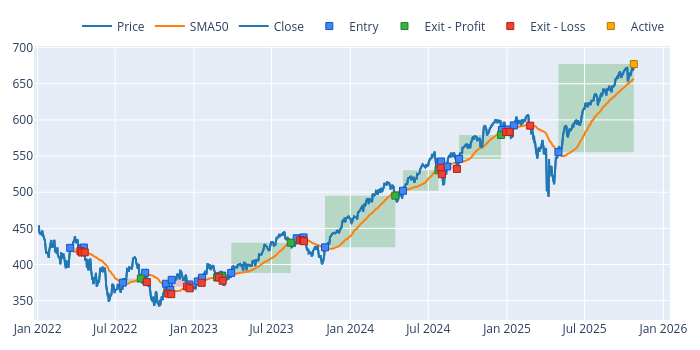

This figure's notebook cell:
### Code cell
# Plot the closing price first to create the base figure
fig = data["Close"].vbt.plot(trace_kwargs=dict(name="Price"))

# Add the SMA50 indicator to the same figure
data["SMA50"].vbt.plot(fig=fig, trace_kwargs=dict(name="SMA50"))

# Add the buy/sell signals from the portfolio to the figure
portfolio.positions.plot(fig=fig)

fig.show()

### Figure 1 — Plotly figure (JSON) as saved in the notebook; plotly's stock layout.template omitted (floating-point values rounded to 4 significant figures; data arrays with more than 128 entries replaced by an {"elided": "..."} marker saying what was removed)
{"data": [{"name": "Price", "showlegend": true, "type": "scatter", "uid": "04f0f332-0db6-4e2f-907f-30569441c625", "x": {"elided": "957 str values"}, "y": {"elided": "957 float values"}}, {"name": "SMA50", "showlegend": true, "type": "scatter", "uid": "8ec71d14-422b-47d5-98cd-6fd25de7df13", "x": {"elided": "957 str values"}, "y": {"elided": "957 float values"}}, {"line": {"color": "#1f77b4"}, "name": "Close", "showlegend": true, "type": "scatter", "uid": "6f1799d8-00eb-4534-bc61-53e8d7936010", "x": {"elided": "957 str values"}, "y": {"elided": "957 float values"}}, {"customdata": [[0, 236.4, 0, "Long"], [1, 234.6, 0, "Long"], [2, 230.8, 0, "Long"], [3, 256.6, 0, "Long"], [4, 251.3, 0, "Long"], [5, 252.9, 0, "Long"], [6, 249.5, 0, "Long"], [7, 236.5, 0, "Long"], [8, 234.7, 0, "Long"], [9, 228.8, 0, "Long"], [10, 224.6, 0, "Long"], [11, 223.8, 0, "Long"], [12, 223.0, 0, "Long"], [13, 222.6, 0, "Long"], [14, 216.3, 0, "Long"], [15, 213.3, 0, "Long"], [16, 212.3, 0, "Long"], [17, 210.2, 0, "Long"], [18, 214.4, 0, "Long"], [19, 211.5, 0, "Long"], [20, 209.2, 0, "Long"], [21, 205.8, 0, "Long"], [22, 201.7, 0, "Long"], [23, 196.6, 0, "Long"], [24, 194.3, 0, "Long"], [25, 193.1, 0, "Long"], [26, 190.2, 0, "Long"], [27, 202.8, 0, "Long"]], "hovertemplate": "Position Id: %{customdata[0]}<br>Size: %{customdata[1]:.6f}<br>Entry Timestamp: %{x}<br>Avg Entry Price: %{y}<br>Entry Fees: %{customdata[2]:.6f}<br>Direction: %{customdata[3]}", "marker": {"color": "#4285F4", "line": {"color": "rgb(11,84,205)", "width": 1}, "size": 7, "symbol": "square"}, "mode": "markers", "name": "Entry", "type": "scatter", "uid": "bdfff118-9403-4e63-8f17-d331e6bff1c1", "x": ["2022-03-18T00:00:00.000000000", "2022-04-13T00:00:00.000000000", "2022-04-19T00:00:00.000000000", "2022-07-19T00:00:00.000000000", "2022-09-09T00:00:00.000000000", "2022-10-28T00:00:00.000000000", "2022-11-07T00:00:00.000000000", "2022-11-10T00:00:00.000000000", "2022-12-21T00:00:00.000000000", "2023-01-10T00:00:00.000000000", "2023-01-20T00:00:00.000000000", "2023-02-27T00:00:00.000000000", "2023-03-02T00:00:00.000000000", "2023-03-08T00:00:00.000000000", "2023-03-29T00:00:00.000000000", "2023-08-29T00:00:00.000000000", "2023-09-11T00:00:00.000000000", "2023-09-14T00:00:00.000000000", "2023-11-03T00:00:00.000000000", "2024-05-03T00:00:00.000000000", "2024-07-26T00:00:00.000000000", "2024-07-31T00:00:00.000000000", "2024-08-14T00:00:00.000000000", "2024-09-11T00:00:00.000000000", "2024-12-20T00:00:00.000000000", "2025-01-03T00:00:00.000000000", "2025-01-17T00:00:00.000000000", "2025-05-01T00:00:00.000000000"], "y": [423.0, 421.9, 423.5, 374.9, 388.6, 373.3, 364.6, 378.8, 372.4, 376.6, 381.7, 383.5, 383.5, 384.6, 388.4, 436.3, 435.6, 437.5, 423.7, 502.0, 536.3, 542.5, 535.6, 546.1, 586.0, 586.8, 592.4, 555.3]}, {"customdata": [[3, 256.6, 0, 1457.0, 0.01514, "Long", "30 days 00:00:00"], [10, 224.6, 0, 108.3, 0.001263, "Long", "24 days 00:00:00"], [12, 223.0, 0, 98.88, 0.001156, "Long", "3 days 00:00:00"], [14, 216.3, 0, 9042.0, 0.1076, "Long", "95 days 00:00:00"], [18, 214.4, 0, 15340.0, 0.1688, "Long", "110 days 00:00:00"], [19, 211.5, 0, 5993.0, 0.05644, "Long", "56 days 00:00:00"], [23, 196.6, 0, 6518.0, 0.06071, "Long", "69 days 00:00:00"]], "hovertemplate": "Position Id: %{customdata[0]}<br>Size: %{customdata[1]:.6f}<br>Exit Timestamp: %{x}<br>Avg Exit Price: %{y}<br>Exit Fees: %{customdata[2]:.6f}<br>PnL: %{customdata[3]:.6f}<br>Return: %{customdata[4]:.2%}<br>Direction: %{customdata[5]}<br>Duration: %{customdata[6]}", "marker": {"color": "#37B13F", "line": {"color": "rgb(38,123,44)", "width": 1}, "size": 7, "symbol": "square"}, "mode": "markers", "name": "Exit - Profit", "type": "scatter", "uid": "13928947-76a7-4e91-95b6-09402351053a", "x": ["2022-08-30T00:00:00.000000000", "2023-02-24T00:00:00.000000000", "2023-03-07T00:00:00.000000000", "2023-08-15T00:00:00.000000000", "2024-04-15T00:00:00.000000000", "2024-07-25T00:00:00.000000000", "2024-12-18T00:00:00.000000000"], "y": [380.6, 382.2, 384.0, 430.2, 495.3, 530.3, 579.2]}, {"customdata": {"elided": "20x7 mixed values"}, "hovertemplate": "Position Id: %{customdata[0]}<br>Size: %{customdata[1]:.6f}<br>Exit Timestamp: %{x}<br>Avg Exit Price: %{y}<br>Exit Fees: %{customdata[2]:.6f}<br>PnL: %{customdata[3]:.6f}<br>Return: %{customdata[4]:.2%}<br>Direction: %{customdata[5]}<br>Duration: %{customdata[6]}", "marker": {"color": "#EA4335", "line": {"color": "rgb(181,31,18)", "width": 1}, "size": 7, "symbol": "square"}, "mode": "markers", "name": "Exit - Loss", "type": "scatter", "uid": "14f6d7cd-97ac-4b5a-9c80-54e7687d6951", "x": ["2022-04-11T00:00:00.000000000", "2022-04-14T00:00:00.000000000", "2022-04-21T00:00:00.000000000", "2022-09-13T00:00:00.000000000", "2022-11-02T00:00:00.000000000", "2022-11-09T00:00:00.000000000", "2022-12-16T00:00:00.000000000", "2022-12-22T00:00:00.000000000", "2023-01-19T00:00:00.000000000", "2023-02-28T00:00:00.000000000", "2023-03-09T00:00:00.000000000", "2023-09-06T00:00:00.000000000", "2023-09-12T00:00:00.000000000", "2023-09-15T00:00:00.000000000", "2024-07-30T00:00:00.000000000", "2024-08-02T00:00:00.000000000", "2024-09-06T00:00:00.000000000", "2024-12-30T00:00:00.000000000", "2025-01-07T00:00:00.000000000", "2025-02-24T00:00:00.000000000"], "y": [418.7, 416.6, 416.9, 375.7, 359.8, 359.1, 369.5, 367.1, 374.7, 382.0, 377.5, 433.4, 433.2, 432.2, 533.9, 524.9, 532.2, 583.1, 583.5, 592.0]}, {"customdata": [[27, 202.8, 0, 24740.0, 0.2196, "Long", "123 days 00:00:00"]], "hovertemplate": "Position Id: %{customdata[0]}<br>Size: %{customdata[1]:.6f}<br>Exit Timestamp: %{x}<br>Avg Exit Price: %{y}<br>Exit Fees: %{customdata[2]:.6f}<br>PnL: %{customdata[3]:.6f}<br>Return: %{customdata[4]:.2%}<br>Direction: %{customdata[5]}<br>Duration: %{customdata[6]}", "marker": {"color": "#FFAA00", "line": {"color": "rgb(178,118,0)", "width": 1}, "size": 7, "symbol": "square"}, "mode": "markers", "name": "Active", "type": "scatter", "uid": "5a861f90-18a2-4586-92d1-4b0a25ebff52", "x": ["2025-10-24T00:00:00.000000000"], "y": [677.2]}], "layout": {"height": 350, "legend": {"orientation": "h", "traceorder": "normal", "x": 1, "xanchor": "right", "y": 1.02, "yanchor": "bottom"}, "margin": {"b": 30, "l": 30, "r": 30, "t": 30}, "shapes": [{"fillcolor": "green", "layer": "below", "line": {"width": 0}, "opacity": 0.2, "type": "rect", "x0": "2022-07-19T00:00:00", "x1": "2022-08-30T00:00:00", "xref": "x", "y0": 374.9, "y1": 380.6, "yref": "y"}, {"fillcolor": "green", "layer": "below", "line": {"width": 0}, "opacity": 0.2, "type": "rect", "x0": "2023-01-20T00:00:00", "x1": "2023-02-24T00:00:00", "xref": "x", "y0": 381.7, "y1": 382.2, "yref": "y"}, {"fillcolor": "green", "layer": "below", "line": {"width": 0}, "opacity": 0.2, "type": "rect", "x0": "2023-03-02T00:00:00", "x1": "2023-03-07T00:00:00", "xref": "x", "y0": 383.5, "y1": 384.0, "yref": "y"}, {"fillcolor": "green", "layer": "below", "line": {"width": 0}, "opacity": 0.2, "type": "rect", "x0": "2023-03-29T00:00:00", "x1": "2023-08-15T00:00:00", "xref": "x", "y0": 388.4, "y1": 430.2, "yref": "y"}, {"fillcolor": "green", "layer": "below", "line": {"width": 0}, "opacity": 0.2, "type": "rect", "x0": "2023-11-03T00:00:00", "x1": "2024-04-15T00:00:00", "xref": "x", "y0": 423.7, "y1": 495.3, "yref": "y"}, {"fillcolor": "green", "layer": "below", "line": {"width": 0}, "opacity": 0.2, "type": "rect", "x0": "2024-05-03T00:00:00", "x1": "2024-07-25T00:00:00", "xref": "x", "y0": 502.0, "y1": 530.3, "yref": "y"}, {"fillcolor": "green", "layer": "below", "line": {"width": 0}, "opacity": 0.2, "type": "rect", "x0": "2024-09-11T00:00:00", "x1": "2024-12-18T00:00:00", "xref": "x", "y0": 546.1, "y1": 579.2, "yref": "y"}, {"fillcolor": "green", "layer": "below", "line": {"width": 0}, "opacity": 0.2, "type": "rect", "x0": "2025-05-01T00:00:00", "x1": "2025-10-24T00:00:00", "xref": "x", "y0": 555.3, "y1": 677.2, "yref": "y"}, {"fillcolor": "red", "layer": "below", "line": {"width": 0}, "opacity": 0.2, "type": "rect", "x0": "2022-03-18T00:00:00", "x1": "2022-04-11T00:00:00", "xref": "x", "y0": 423.0, "y1": 418.7, "yref": "y"}, {"fillcolor": "red", "layer": "below", "line": {"width": 0}, "opacity": 0.2, "type": "rect", "x0": "2022-04-13T00:00:00", "x1": "2022-04-14T00:00:00", "xref": "x", "y0": 421.9, "y1": 416.6, "yref": "y"}, {"fillcolor": "red", "layer": "below", "line": {"width": 0}, "opacity": 0.2, "type": "rect", "x0": "2022-04-19T00:00:00", "x1": "2022-04-21T00:00:00", "xref": "x", "y0": 423.5, "y1": 416.9, "yref": "y"}, {"fillcolor": "red", "layer": "below", "line": {"width": 0}, "opacity": 0.2, "type": "rect", "x0": "2022-09-09T00:00:00", "x1": "2022-09-13T00:00:00", "xref": "x", "y0": 388.6, "y1": 375.7, "yref": "y"}, {"fillcolor": "red", "layer": "below", "line": {"width": 0}, "opacity": 0.2, "type": "rect", "x0": "2022-10-28T00:00:00", "x1": "2022-11-02T00:00:00", "xref": "x", "y0": 373.3, "y1": 359.8, "yref": "y"}, {"fillcolor": "red", "layer": "below", "line": {"width": 0}, "opacity": 0.2, "type": "rect", "x0": "2022-11-07T00:00:00", "x1": "2022-11-09T00:00:00", "xref": "x", "y0": 364.6, "y1": 359.1, "yref": "y"}, {"fillcolor": "red", "layer": "below", "line": {"width": 0}, "opacity": 0.2, "type": "rect", "x0": "2022-11-10T00:00:00", "x1": "2022-12-16T00:00:00", "xref": "x", "y0": 378.8, "y1": 369.5, "yref": "y"}, {"fillcolor": "red", "layer": "below", "line": {"width": 0}, "opacity": 0.2, "type": "rect", "x0": "2022-12-21T00:00:00", "x1": "2022-12-22T00:00:00", "xref": "x", "y0": 372.4, "y1": 367.1, "yref": "y"}, {"fillcolor": "red", "layer": "below", "line": {"width": 0}, "opacity": 0.2, "type": "rect", "x0": "2023-01-10T00:00:00", "x1": "2023-01-19T00:00:00", "xref": "x", "y0": 376.6, "y1": 374.7, "yref": "y"}, {"fillcolor": "red", "layer": "below", "line": {"width": 0}, "opacity": 0.2, "type": "rect", "x0": "2023-02-27T00:00:00", "x1": "2023-02-28T00:00:00", "xref": "x", "y0": 383.5, "y1": 382.0, "yref": "y"}, {"fillcolor": "red", "layer": "below", "line": {"width": 0}, "opacity": 0.2, "type": "rect", "x0": "2023-03-08T00:00:00", "x1": "2023-03-09T00:00:00", "xref": "x", "y0": 384.6, "y1": 377.5, "yref": "y"}, {"fillcolor": "red", "layer": "below", "line": {"width": 0}, "opacity": 0.2, "type": "rect", "x0": "2023-08-29T00:00:00", "x1": "2023-09-06T00:00:00", "xref": "x", "y0": 436.3, "y1": 433.4, "yref": "y"}, {"fillcolor": "red", "layer": "below", "line": {"width": 0}, "opacity": 0.2, "type": "rect", "x0": "2023-09-11T00:00:00", "x1": "2023-09-12T00:00:00", "xref": "x", "y0": 435.6, "y1": 433.2, "yref": "y"}, {"fillcolor": "red", "layer": "below", "line": {"width": 0}, "opacity": 0.2, "type": "rect", "x0": "2023-09-14T00:00:00", "x1": "2023-09-15T00:00:00", "xref": "x", "y0": 437.5, "y1": 432.2, "yref": "y"}, {"fillcolor": "red", "layer": "below", "line": {"width": 0}, "opacity": 0.2, "type": "rect", "x0": "2024-07-26T00:00:00", "x1": "2024-07-30T00:00:00", "xref": "x", "y0": 536.3, "y1": 533.9, "yref": "y"}, {"fillcolor": "red", "layer": "below", "line": {"width": 0}, "opacity": 0.2, "type": "rect", "x0": "2024-07-31T00:00:00", "x1": "2024-08-02T00:00:00", "xref": "x", "y0": 542.5, "y1": 524.9, "yref": "y"}, {"fillcolor": "red", "layer": "below", "line": {"width": 0}, "opacity": 0.2, "type": "rect", "x0": "2024-08-14T00:00:00", "x1": "2024-09-06T00:00:00", "xref": "x", "y0": 535.6, "y1": 532.2, "yref": "y"}, {"fillcolor": "red", "layer": "below", "line": {"width": 0}, "opacity": 0.2, "type": "rect", "x0": "2024-12-20T00:00:00", "x1": "2024-12-30T00:00:00", "xref": "x", "y0": 586.0, "y1": 583.1, "yref": "y"}, {"fillcolor": "red", "layer": "below", "line": {"width": 0}, "opacity": 0.2, "type": "rect", "x0": "2025-01-03T00:00:00", "x1": "2025-01-07T00:00:00", "xref": "x", "y0": 586.8, "y1": 583.5, "yref": "y"}, {"fillcolor": "red", "layer": "below", "line": {"width": 0}, "opacity": 0.2, "type": "rect", "x0": "2025-01-17T00:00:00", "x1": "2025-02-24T00:00:00", "xref": "x", "y0": 592.4, "y1": 592.0, "yref": "y"}], "width": 700}}
